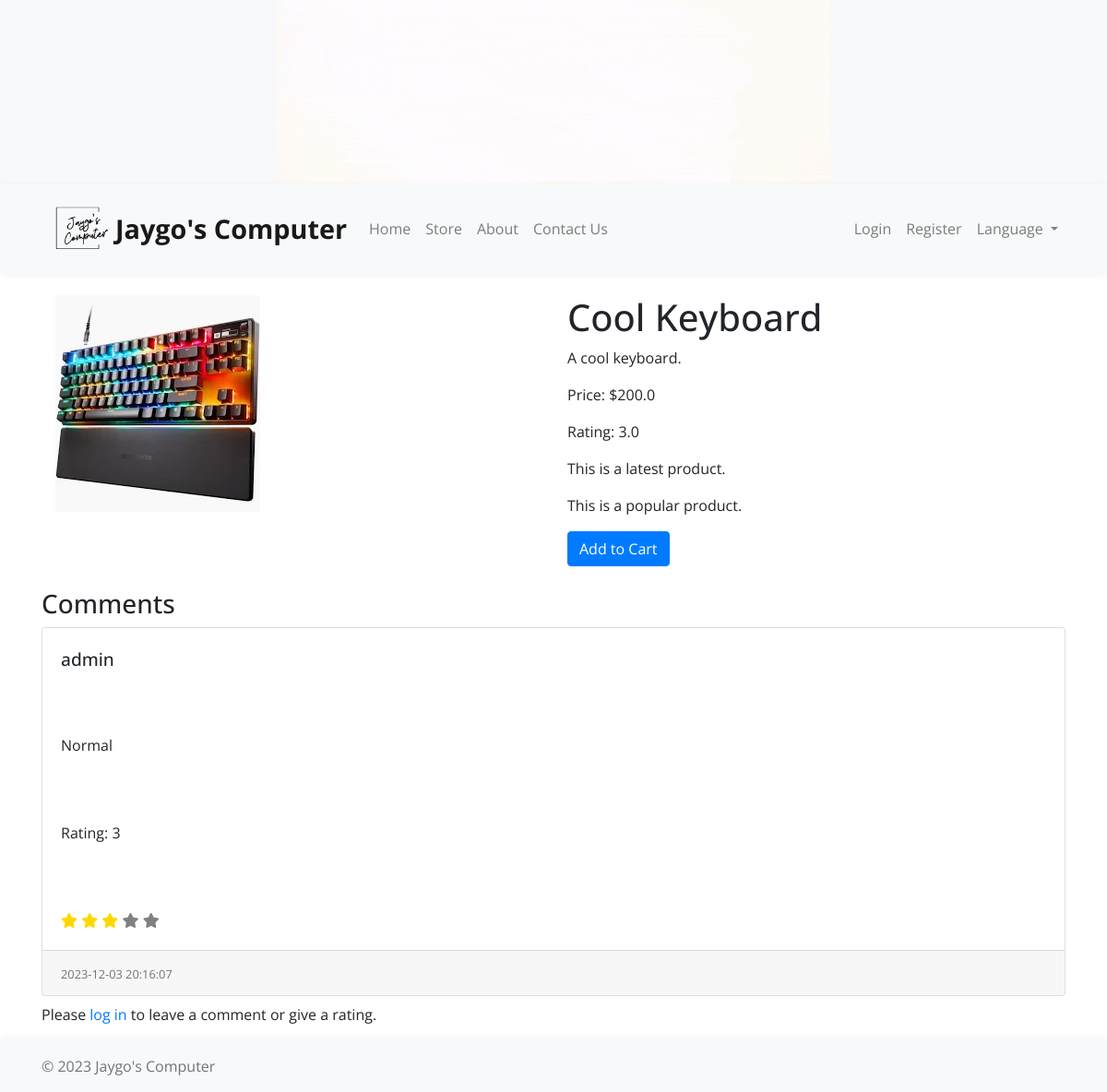
The app's page /product/2 with its own data.
### app.py (models this page shows)
class Product(db.Model):
    id = db.Column(db.Integer, primary_key=True)
    name = db.Column(db.String(100), nullable=False)
    price = db.Column(db.Float, nullable=False)
    rating = db.Column(db.Float, nullable=False, default=0.0)
    num_ratings = db.Column(db.Integer, nullable=False, default=0)
    image_path = db.Column(db.String(255), nullable=True)
    description = db.Column(db.Text)
    latest_product = db.Column(db.Boolean, default=False)
    popular_product = db.Column(db.Boolean, default=False)
    comments = db.relationship('Comment', backref='product', lazy=True)
    category = db.Column(db.String(100), nullable=False)

class Comment(db.Model):
    id = db.Column(db.Integer, primary_key=True)
    username = db.Column(db.String(20), nullable=False)
    product_id = db.Column(db.Integer, db.ForeignKey('product.id'), nullable=False)
    comment = db.Column(db.Text, nullable=False)
    rating = db.Column(db.Integer, nullable=False)
    date = db.Column(db.DateTime, nullable=False, default=datetime.utcnow)

### app.py (the view, shortened to what this page needs)
@app.route('/product/<int:product_id>', methods=['GET', 'POST'])
def view_product(product_id):
    product = Product.query.get_or_404(product_id)
    form = CommentForm()
    existing_comment = None
    user_commented = False
    user_rated = False
    return render_template('product.html', product=product, form=form, user_commented=user_commented, user_rated=user_rated)

### app.py (called while the page is built)
@app.context_processor
def inject_username():
    if current_user.is_authenticated:
        return {'username': current_user.username}
    else:
        return {'username': None}

### templates/product.html (shortened to what this page needs)
{% extends 'base.html' %}
{% block content %}
<div class="container">
  <div class="row">
    <div class="col-md-6">
      <img src="{{ url_for('static', filename=product.image_path) }}" alt="Product Image" class="img-fluid">
    </div>
    <div class="col-md-6">
      <h1>{{ product.name }}</h1>
      <p>{{ product.description }}</p>
      <p>Price: ${{ product.price }}</p>
      <p>Rating: {{ product.rating|round }}</p>
      {% if product.latest_product %}
      <p>This is a latest product.</p>
      {% endif %}
      {% if product.popular_product %}
      <p>This is a popular product.</p>
      {% endif %}
      <a href="{{ url_for('add_to_cart', product_id=product.id) }}" class="btn btn-primary">Add to Cart</a>
    </div>
  </div>
</div>
<div class="row mt-4">
  <div class="col-md-12">
    <h3>Comments</h3>
    {% for comment in product.comments %}
    <div class="card mb-2">
      <div class="card-body">
        <h5 class="card-title">{{ comment.username }}</h5>
        <p class="card-text">{{ comment.comment }}</p>
        <p class="card-text">Rating: {{ comment.rating }}</p>
        <div class="rating">
          {% set comment_rating = comment.rating|default(0) %}
          {% set comment_rating = comment_rating|int %}
          {% for i in range(5) %}
          {% if i < comment_rating %} <span class="fa fa-star checked"></span>
            {% else %}
            <span class="fa fa-star"></span>
            {% endif %}
            {% endfor %}
        </div>
      </div>
      <div class="card-footer">
        <small class="text-muted">{{ comment.date }}</small>
      </div>
    </div>
    {% endfor %}
    {% if current_user.is_authenticated %}
    {% if not user_commented and not user_rated %}
    <div class="card mt-4">
      <div class="card-body">
        <h5 class="card-title">Leave a Comment and Give a Rating</h5>
        <form action="{{ url_for('view_product', product_id=product.id) }}" method="POST">
          {{ form.hidden_tag() }}
          <div class="form-group">
            {{ form.comment(class="form-control") }}
          </div>
          <div class="form-group">
            <label for="rating">Rating:</label>
            <div class="rating">
              {% set rating_value = form.rating.data|default(0) %}
              {% set rating_value = rating_value|int %}
              {% for i in range(1, 6) %}
              <div class="star-container">
                <input type="radio" name="rating" value="{{ i }}" id="star{{ i }}" class="rating-checkbox" {% if
                  rating_value==i %}checked{% endif %} />
                <label for="star{{ i }}"><span
                    class="fa fa-star {% if i <= rating_value %}checked{% endif %}"></span></label>
              </div>
              {% endfor %}
            </div>
          </div>
          <button type="submit" class="btn btn-primary">Submit Comment and Rating</button>
        </form>
      </div>
    </div>
    {% endif %}
    {% else %}
     <p>Please <a href="{{ url_for('login') }}">log in</a> to leave a comment or give a rating.</p>
    {% endif %}
  </div>
</div>
{% endblock %}

### templates/styles.css (style rules this page uses)
.card { height: 400px; display: flex; flex-direction: column; justify-content: space-between; margin-bottom: 20px; }
.card-body { flex-grow: 1; display: flex; flex-direction: column; justify-content: space-between; }
.card-title { font-size: 1.2rem; line-height: 1.5; }
body { font-family: 'Open Sans', sans-serif; }

### templates/product.html (style rules this page uses)
.fa-star { color: grey; }
.fa-star.checked { color: gold; }

### records on screen
Product: image_path (picture), name "Cool Keyboard", description "A cool keyboard.", price "200.0", rating "3.0"
Comment: username "admin", comment "Normal", rating "3", date "2023-12-03 20:16:07"

### other values on screen
{{ ('Jaygo\'s Computer') }} "Jaygo's Computer"
{{ ('Home') }} "Home"
{{ ('Store') }} "Store"
{{ ('About') }} "About"
{{ ('Contact Us') }} "Contact Us"
{{ ('Login') }} "Login"
{{ ('Register') }} "Register"
{{ ('Language') }} "Language"
